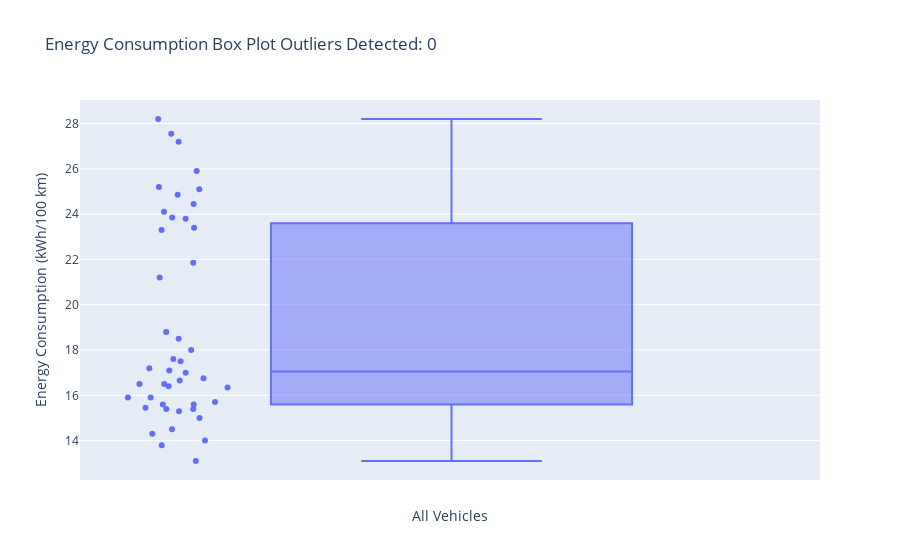

Notebook code cell kept with this figure:
### Code cell
fig = px.box(
    df, 
    y=df['mean - Energy consumption [kWh/100 km]'],
    title=f"Energy Consumption Box Plot Outliers Detected: {num_outliers}",
    points="all", # Show actual data points next to the box
    hover_data=["Make", "Model"], # Show car details on hover
)

fig.update_layout(
    yaxis_title="Energy Consumption (kWh/100 km)",
    xaxis_title="All Vehicles"
)

fig.show()

### Figure 1 — Plotly figure (JSON) as saved in the notebook; plotly's stock layout.template omitted (floating-point values rounded to 4 significant figures)
{"data": [{"alignmentgroup": "True", "boxpoints": "all", "customdata": [["Audi", "e-tron 55 quattro"], ["Audi", "e-tron 50 quattro"], ["Audi", "e-tron S quattro"], ["Audi", "e-tron Sportback 50 quattro"], ["Audi", "e-tron Sportback 55 quattro"], ["Audi", "e-tron Sportback S quattro"], ["BMW", "i3"], ["BMW", "i3s"], ["BMW", "iX3"], ["Citroën", "ë-C4"], ["DS", "DS3 Crossback e-tense"], ["Honda", "e"], ["Honda", "e Advance"], ["Hyundai", "Ioniq electric"], ["Hyundai", "Kona electric 39.2kWh"], ["Hyundai", "Kona electric 64kWh"], ["Jaguar", "I-Pace"], ["Kia", "e-Niro 39.2kWh"], ["Kia", "e-Niro 64kWh"], ["Kia", "e-Soul 39.2kWh"], ["Kia", "e-Soul 64kWh"], ["Mazda", "MX-30"], ["Mercedes-Benz", "EQC"], ["Mini", "Cooper SE"], ["Nissan", "Leaf"], ["Nissan", "Leaf e+"], ["Opel", "Corsa-e"], ["Opel", "Mokka-e"], ["Peugeot", "e-208"], ["Peugeot", "e-2008"], ["Porsche", "Taycan 4S (Performance)"], ["Porsche", "Taycan 4S (Performance Plus)"], ["Porsche", "Taycan Turbo"], ["Porsche", "Taycan Turbo S"], ["Renault", "Zoe R110"], ["Renault", "Zoe R135"], ["Skoda", "Citigo-e iV"], ["Smart", "fortwo EQ"], ["Smart", "forfour EQ"], ["Tesla", "Model 3 Standard Range Plus"], ["Tesla", "Model 3 Long Range"], ["Tesla", "Model 3 Performance"], ["Tesla", "Model S Long Range Plus"], ["Tesla", "Model S Performance"], ["Tesla", "Model X Long Range Plus"], ["Tesla", "Model X Performance"], ["Volkswagen", "e-up!"], ["Volkswagen", "ID.3 Pro Performance"], ["Volkswagen", "ID.3 Pro S"], ["Volkswagen", "ID.4 1st"], ["Citroën", "ë-Spacetourer (M)"], ["Mercedes-Benz", "EQV (long)"], ["Nissan", "e-NV200 evalia"]], "hovertemplate": "y=%{y}<br>Make=%{customdata[0]}<br>Model=%{customdata[1]}<extra></extra>", "legendgroup": "", "marker": {"color": "#636efa"}, "name": "", "notched": false, "offsetgroup": "", "orientation": "v", "showlegend": false, "type": "box", "x0": " ", "xaxis": "x", "y": [24.45, 23.8, 27.55, 23.3, 23.85, 27.2, 13.1, 14.3, 18.8, NaN, 15.6, 17.2, 17.5, 13.8, 15.0, 15.4, 21.2, 15.3, 15.9, 15.6, 15.7, 14.5, 21.85, 16.75, 18.5, 17.1, 16.65, 17.6, 16.4, NaN, 23.4, 24.1, 24.85, 25.1, 16.5, 16.5, 15.45, 16.35, 17.0, NaN, NaN, NaN, NaN, NaN, NaN, NaN, 14.0, 15.4, 15.9, 18.0, 25.2, 28.2, 25.9], "y0": " ", "yaxis": "y"}], "layout": {"boxmode": "group", "legend": {"tracegroupgap": 0}, "title": {"text": "Energy Consumption Box Plot Outliers Detected: 0"}, "xaxis": {"anchor": "y", "domain": [0, 1], "title": {"text": "All Vehicles"}}, "yaxis": {"anchor": "x", "domain": [0, 1], "title": {"text": "Energy Consumption (kWh/100 km)"}}}}
